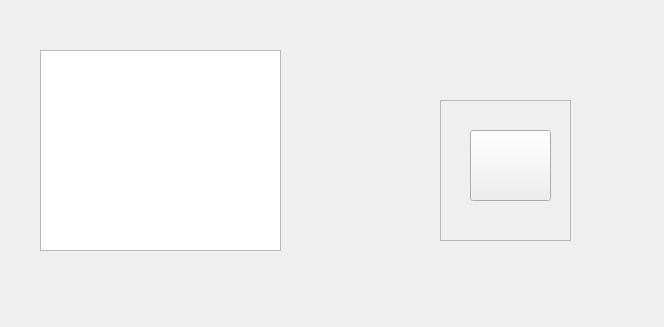
<?xml version="1.0" encoding="UTF-8"?>
<ui version="4.0">
 <class>LampWidget</class>
 <widget class="QWidget" name="LampWidget">
  <property name="geometry">
   <rect>
    <x>0</x>
    <y>0</y>
    <width>664</width>
    <height>327</height>
   </rect>
  </property>
  <property name="windowTitle">
   <string>DomoticLamp1</string>
  </property>
  <widget class="QWidget" name="verticalLayoutWidget">
   <property name="geometry">
    <rect>
     <x>40</x>
     <y>50</y>
     <width>241</width>
     <height>201</height>
    </rect>
   </property>
   <layout class="QVBoxLayout" name="verticalLayout">
    <property name="spacing">
     <number>6</number>
    </property>
    <property name="leftMargin">
     <number>0</number>
    </property>
    <item>
     <widget class="QGraphicsView" name="LampsView"/>
    </item>
   </layout>
  </widget>
  <widget class="QFrame" name="frame">
   <property name="geometry">
    <rect>
     <x>440</x>
     <y>100</y>
     <width>131</width>
     <height>141</height>
    </rect>
   </property>
   <property name="frameShape">
    <enum>QFrame::StyledPanel</enum>
   </property>
   <property name="frameShadow">
    <enum>QFrame::Raised</enum>
   </property>
   <widget class="QPushButton" name="btnPower">
    <property name="geometry">
     <rect>
      <x>30</x>
      <y>30</y>
      <width>81</width>
      <height>71</height>
     </rect>
    </property>
    <property name="styleSheet">
     <string notr="true">image: url(:/icons/Ressources/power-button-icon-8371.png);</string>
    </property>
    <property name="text">
     <string/>
    </property>
    <property name="autoDefault">
     <bool>false</bool>
    </property>
    <property name="default">
     <bool>false</bool>
    </property>
    <property name="flat">
     <bool>false</bool>
    </property>
   </widget>
  </widget>
 </widget>
 <resources/>
 <connections/>
 <slots>
  <slot>powerPressed()</slot>
 </slots>
</ui>
